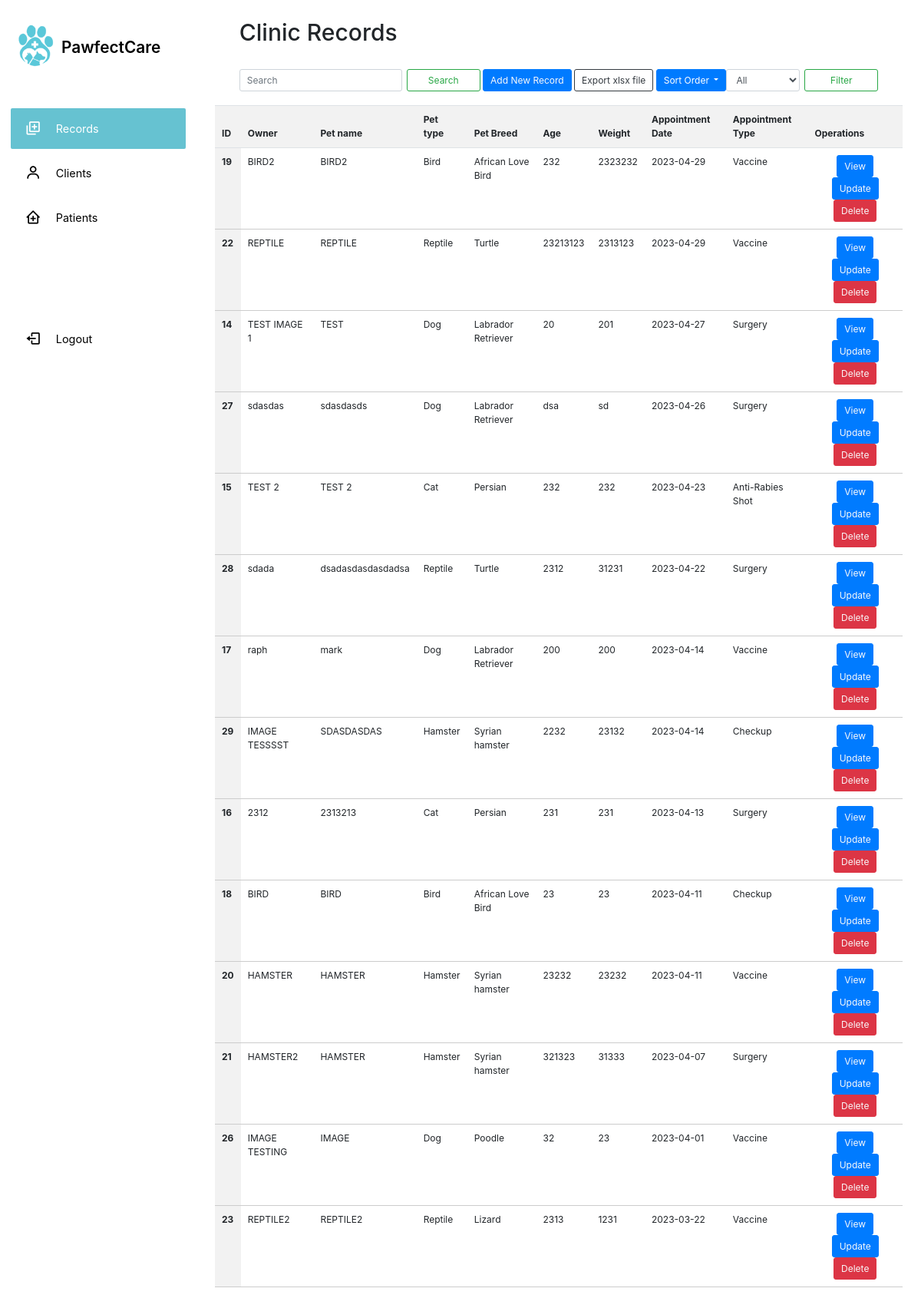
The page /descending.php (signed in) on the database its author committed.
### tables this page shows
CREATE TABLE `records` (
  `id` int(11) NOT NULL,
  `Owner` varchar(100) DEFAULT NULL,
  `Pet` varchar(30) NOT NULL,
  `Type` varchar(30) NOT NULL,
  `Breed` varchar(20) NOT NULL,
  `Age` varchar(20) NOT NULL,
  `Weight` varchar(20) NOT NULL,
  `AppointmentDate` date NOT NULL,
  `Appointment` varchar(50) NOT NULL,
  `Image` longblob NOT NULL
);

### descending.php (the view, shortened to what this page needs)
<?php
if(isset($_POST['search'])) {
  $search = $_POST['search'];
  if(!empty($search)) {
    $sortOrder = isset($_GET['sort']) && $_GET['sort'] === 'DESC' ? 'DESC' : 'ASC';
   $sql="SELECT * FROM `records` WHERE `Owner` LIKE '%$search%' OR `Pet` LIKE '%$search%' OR `Type` LIKE '%$search%'
       OR `Breed` LIKE '%$search%' OR `Appointment` LIKE '%$search%' ORDER BY `AppointmentDate` $sortOrder";
  } else {
      $sql="SELECT * FROM `records` ORDER BY `AppointmentDate` DESC";
  }
} else {
  $sql="SELECT * FROM `records` ORDER BY `AppointmentDate` DESC";
}
?>
<?
    require 'dbcon.php'; ?>
    <!DOCTYPE html>
<html lang="en">
<head>
  <link href='https://unpkg.com/boxicons@2.0.9/css/boxicons.min.css' rel='stylesheet'>
  <link rel="stylesheet" href="clinic.css">
  <link rel="stylesheet" href="https://cdn.jsdelivr.net/npm/bootstrap@4.0.0/dist/css/bootstrap.min.css">
</head>
<body style="zoom:75%;">
  <nav style="zoom:133.35%;">
    <div class="sidebar-top">
      <img src="logo.png" class="logo" alt="">
      <h3 class="hide">PawfectCare</h3>
    </div>
    <div class="sidebar-links">
      <ul>
        <div class="active-tab"></div>
        <li >
          <a href="display.php" class="active" data-active="0">
            <div class="icon">
            <i class='bx bx-add-to-queue'></i>            </div>
            <span class="link hide">Records</span>
          </a>
        </li>
        <li class="tooltip-element" data-tooltip="1">
          <a href="clients.php" data-active="1">
            <div class="icon">
            <i class='bx bx-user'></i>
                    </div>
            <span class="link hide">Clients</span>
          </a>
        </li>
        <li class="tooltip-element" data-tooltip="2">
          <a href="patients.php" data-active="2">
            <div class="icon">
            <i class='bx bx-clinic'></i>          </div>
            <span class="link hide">Patients</span>
          </a>
        </li>
        <li class="logout" >
          <a href="login.php">
            <div class="icon">
            <i class='bx bx-log-out'></i>            </div>
            <span>Logout</span>
          </a>
        </li>
      </ul>
  </nav>
  <main>
<div class="container">
    <h1> Clinic Records</h1>
    <form class="form-inline my-2 my-lg-0 navbar-container" method="POST"">
    <input class="form-control mr-sm-2 col" type="search" name="search" placeholder="Search" aria-label="Search">
  <button class="btn btn-outline-success my-2 my-sm-0 col" type="submit">Search</button>
      <button class="btn btn-primary my-4 col"><a href="addrecord.php" class="text-light">Add New Record</a></button>
      <button id="downloadexcel" class="btn btn-outline-dark col">Export xlsx file</button>
      <div class="dropdown">
  <button class="btn btn-primary dropdown-toggle" type="button" id="sortDropdown" data-toggle="dropdown" aria-haspopup="true" aria-expanded="false">
    Sort Order
  </button>
</div>
<form class="form-inline my-2 my-lg-0 navbar-container">
  <select class="form-control mr-sm-2 col" id="pet-type">
    <option value="">All</option>
  </select>
  <button class="btn btn-outline-success my-2 my-sm-0 col" type="button" id="filter-btn">Filter</button>
</form>
    </form>
  </div>
   <table class="table" id="table">
  <thead>
    <tr>
      <th scope="col">ID</th>
      <th scope="col">Owner</th>
      <th scope="col">Pet name</th>
      <th scope="col">Pet type</th>
      <th scope="col">Pet Breed </th>
      <th scope="col">Age</th>
      <th scope="col">Weight</th>
      <th scope="col">Appointment Date</th>
      <th scope="col">Appointment Type</th>
      <th scope="col">Operations</th>
    </tr>
  </thead>
  <tbody>
  <?php
$result=mysqli_query($con,$sql);
if($result){
    while($row=mysqli_fetch_assoc($result)){
        $id=$row['id'];
        $Owner=$row['Owner'];
        $Pet=$row['Pet'];
        $Type=$row['Type'];
        $Breed=$row['Breed'];
        $Age=$row['Age'];
        $Weight=$row['Weight'];
        $AppointmentDate=$row['AppointmentDate'];
        $Appointment=$row['Appointment'];
        echo ' <tr>
            <th scope="row"> '.$id.' </th>
            <td>'.$Owner.'</td>
            <td>'.$Pet.'</td>
            <td>'.$Type.'</td>
            <td>'.$Breed.'</td>
            <td>'.$Age.'</td>
            <td>'.$Weight.'</td>
            <td>'.$AppointmentDate.'</td>
            <td>'.$Appointment.'</td>
            <td>
                <button class="btn btn-primary"><a href="view.php?updateid='.$id.'" class="text-light">View</a></button>
                <button class="btn btn-primary"><a href="update.php?updateid='.$id.'" class="text-light">Update</a></button>
                <button class="btn btn-danger"><a href="delete.php?deleteid='.$id.'" class="text-light">Delete</a></button>
            </td>
          </tr> ';
    }
}
?>
  </tbody>
</table>
</body>
</html>

### clinic.css (style rules this page uses)
*, *::before, *::after { padding: 0; margin: 0; box-sizing: border-box; }
body { font-family: "Poppins", sans-serif; overflow-x: hidden; background-color: #eeeeee; min-height: 100vh; display: flex; position: relative; zoom: 90%; }
a { text-decoration: none; }
ul { list-style: none; }
nav { position: sticky; top: 0; left: 0; height: 100vh; background-color: white; width: 16rem; padding: 1.8rem 0.85rem; color: black; display: flex; flex-direction: column; transition: width 0.5s ease-in-out; }
nav::before { content: ""; position: absolute; width: 2rem; height: 100%; top: 0; left: 100%; }
main { flex: 1; padding: 2rem; display: flex; flex-direction: column; }
main h1 { margin-bottom: 1rem; }
.sidebar-top { position: relative; display: flex; align-items: center; }
.sidebar-top .logo { width: 60px; }
.sidebar-top h3 { padding-left: 0.4rem; font-weight: 600; font-size: 1.30rem; margin-top: 1rem; }
.sidebar-links ul { position: relative; margin-top: 50px; }
.sidebar-links li { position: relative; padding: 2.5px 0; }
.sidebar-links a { color: black; font-weight: 400; font-size: 0.9rem; display: flex; align-items: center; height: 53px; }
.icon { font-size: 1.3rem; text-align: center; min-width: 3.7rem; display: grid; grid-template-columns: 1fr; grid-template-rows: 1fr; }
.icon i { grid-column: 1 / 2; grid-row: 1 / 2; }
.sidebar-links a.active { color: white; }
.sidebar-links a .link { transition: opacity 0.1s 0.2s, color 0.3s; }
.sidebar-links a.active i:first-child { opacity: 1; }
.sidebar-links a.active i:last-child { opacity: 1; }
.active-tab { width: 100%; height: 53px; background-color:#66c2d1;; border-radius: 2px; position: absolute; top: 2.5px; left: 0; transition: top 0.3s; }
.logout { margin-top: 100px; }
table { width: 100%; border-collapse: collapse; }
th, td { padding: 10px; text-align: left; border-bottom: 1px solid #ccc; }
th { background-color: #f2f2f2; font-weight: bold; }
td:last-child { text-align: center; }

### rows shown on the page
records: id "19", Owner "BIRD2", Pet "BIRD2", Type "Bird", Breed "African Love Bird", Age "232", Weight "2323232", AppointmentDate "2023-04-29", Appointment "Vaccine"
records: id "22", Owner "REPTILE", Pet "REPTILE", Type "Reptile", Breed "Turtle", Age "23213123", Weight "2313123", AppointmentDate "2023-04-29", Appointment "Vaccine"
records: id "14", Owner "TEST IMAGE 1", Pet "TEST", Type "Dog", Breed "Labrador Retriever", Age "20", Weight "201", AppointmentDate "2023-04-27", Appointment "Surgery"
records: id "27", Owner "sdasdas", Pet "sdasdasds", Type "Dog", Breed "Labrador Retriever", Age "dsa", Weight "sd", AppointmentDate "2023-04-26", Appointment "Surgery"
records: id "15", Owner "TEST 2", Pet "TEST 2", Type "Cat", Breed "Persian", Age "232", Weight "232", AppointmentDate "2023-04-23", Appointment "Anti-Rabies Shot"
records: id "28", Owner "sdada", Pet "dsadasdasdasdadsa", Type "Reptile", Breed "Turtle", Age "2312", Weight "31231", AppointmentDate "2023-04-22", Appointment "Surgery"
records: id "17", Owner "raph", Pet "mark", Type "Dog", Breed "Labrador Retriever", Age "200", Weight "200", AppointmentDate "2023-04-14", Appointment "Vaccine"
records: id "29", Owner "IMAGE TESSSST", Pet "SDASDASDAS", Type "Hamster", Breed "Syrian hamster", Age "2232", Weight "23132", AppointmentDate "2023-04-14", Appointment "Checkup"
records: id "16", Owner "2312", Pet "2313213", Type "Cat", Breed "Persian", Age "231", Weight "231", AppointmentDate "2023-04-13", Appointment "Surgery"
records: id "18", Owner "BIRD", Pet "BIRD", Type "Bird", Breed "African Love Bird", Age "23", Weight "23", AppointmentDate "2023-04-11", Appointment "Checkup"
records: id "20", Owner "HAMSTER", Pet "HAMSTER", Type "Hamster", Breed "Syrian hamster", Age "23232", Weight "23232", AppointmentDate "2023-04-11", Appointment "Vaccine"
records: id "21", Owner "HAMSTER2", Pet "HAMSTER", Type "Hamster", Breed "Syrian hamster", Age "321323", Weight "31333", AppointmentDate "2023-04-07", Appointment "Surgery"
records: id "26", Owner "IMAGE TESTING", Pet "IMAGE", Type "Dog", Breed "Poodle", Age "32", Weight "23", AppointmentDate "2023-04-01", Appointment "Vaccine"
records: id "23", Owner "REPTILE2", Pet "REPTILE2", Type "Reptile", Breed "Lizard", Age "2313", Weight "1231", AppointmentDate "2023-03-22", Appointment "Vaccine"
